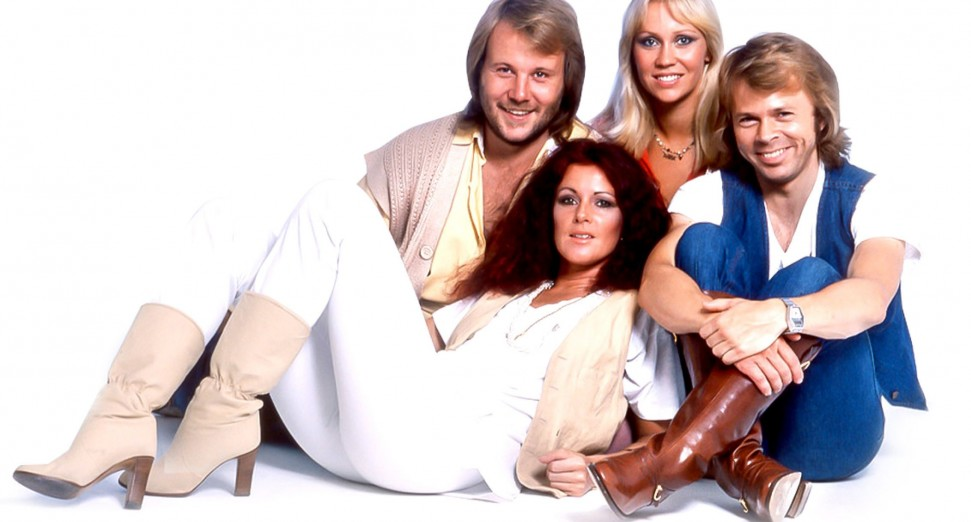
#> input picture src/PC/DetectFace/story-image-abba.jpg, 971 x 522 px
$ python detect_face.py story-image-abba.jpg story-image-abba.jpg   (older library calls are emulated)
#> lines starting #> are read from the running program, lines starting #| are printed output that depends on the picture; after the words box and inside, x2 and y2 are one past the last pixel; in counts of white or black regions, pixels touching at a corner belong together
# python3 face_detect.py story-image-abba.jpg haarcascade_frontalface_default.xml
# https://pypi.org/project/opencv-python/
# pip install opencv-contrib-python
import sys
import cv2

print("[Face recognition]")

# Get user supplied values
imagePath = sys.argv[1]
# cascPath = sys.argv[2]
cascPath = "haarcascade_frontalface_default.xml"

print("[1]", imagePath)
print("[2]", cascPath)

# Create the haar cascade
faceCascade = cv2.CascadeClassifier(cascPath)

# Read the image
image = cv2.imread(imagePath)
#> image is the input picture: shape (522, 971, 3); mean B, G, R 197.1, 196.7, 210
gray = cv2.cvtColor(image, cv2.COLOR_BGR2GRAY)
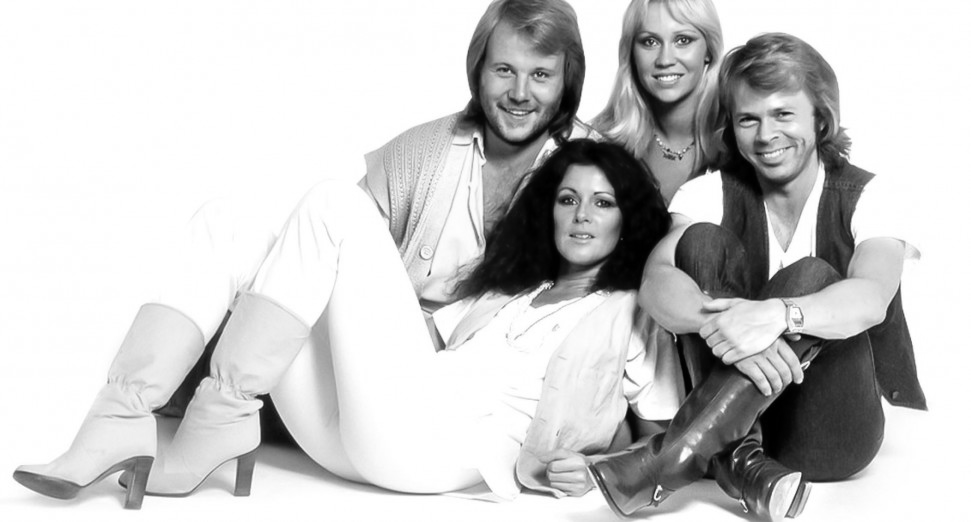
#> gray: shape (522, 971); min 0, max 255, mean 200.7

# Detect faces in the image
faces = faceCascade.detectMultiScale(
    gray,
    scaleFactor=1.1,
    minNeighbors=5,
    minSize=(30, 30),
    flags = cv2.CASCADE_SCALE_IMAGE #flags = cv2.cv.CV_HAAR_SCALE_IMAGE
)
#> faces = [[542, 170, 85, 85], [719, 81, 93, 93], [636, 103, 72, 72], [624, 10, 84, 84], [473, 35, 97, 97]]

print("Found {0} faces!".format(len(faces)))
#| Found 5 faces!

# Draw a rectangle around the faces
for (x, y, w, h) in faces:
    cv2.rectangle(image, (x, y), (x+w, y+h), (0, 255, 0), 2)
#> this loop made 5 passes
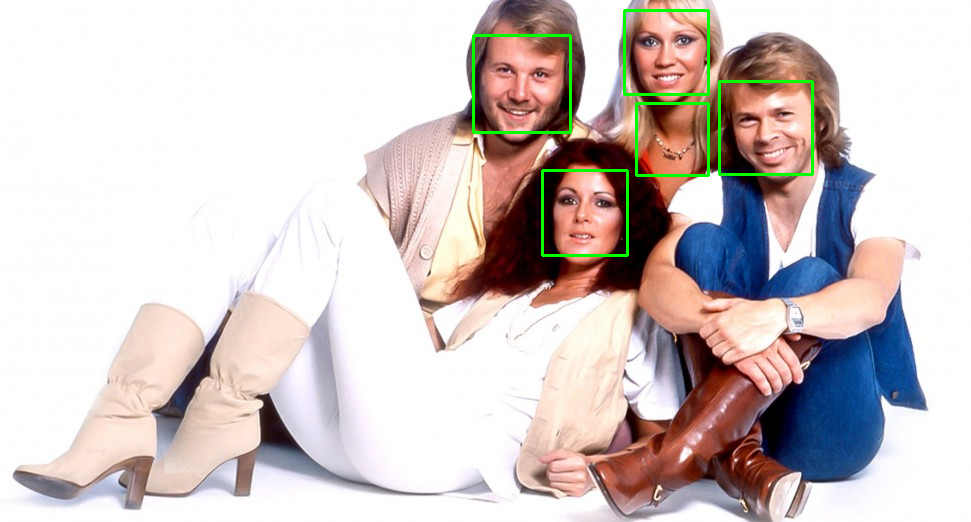
#> image: shape (522, 971, 3); 1.02% of pixels changed, all inside (x1, y1, x2, y2) = (472, 9, 814, 257)

cv2.imshow("Faces found", image)
cv2.waitKey(0)

$ run again, with src/PC/DetectFace/team-coke.jpg copied over src/PC/DetectFace/story-image-abba.jpg
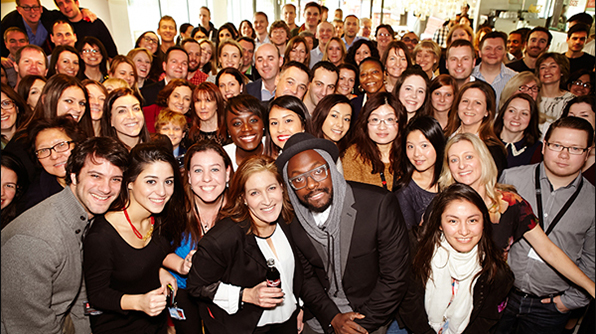
#> input picture src/PC/DetectFace/team-coke.jpg, 596 x 334 px
#> image is the input picture: shape (334, 596, 3); mean B, G, R 75, 90.7, 121.7
#> `gray = cv2.cvtColor(image, cv2.COLOR_BGR2GRAY)`:
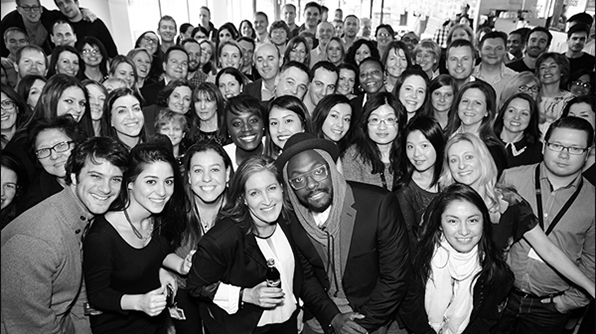
#> gray: shape (334, 596); min 0, max 255, mean 98.2
#> faces = 20 rows, first 6: [249, 45, 34, 34], [441, 45, 36, 36], [396, 77, 36, 36], [426, 82, 35, 35], [453, 89, 36, 36], [57, 88, 36, 36]
#| Found 20 faces!
#> the loop `for (x, y, w, h) in faces:` made 20 passes
#> after the loop `for (x, y, w, h) in faces:`:
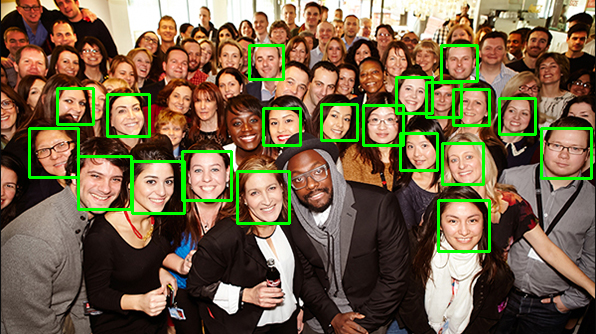
#> image: shape (334, 596, 3); 4.84% of pixels changed, all inside (x1, y1, x2, y2) = (28, 44, 593, 253)
